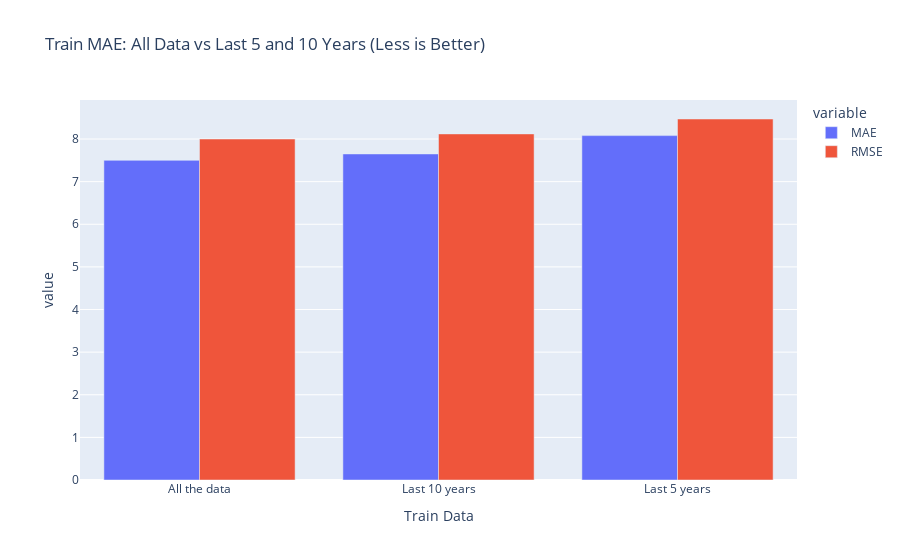

This figure's notebook cell:
### Code cell
px.bar(results, x='Train Data', y=['MAE', 'RMSE'], barmode='group', 
        title='Train MAE: All Data vs Last 5 and 10 Years (Less is Better)')

### Figure 1 — Plotly figure (JSON) as saved in the notebook; plotly's stock layout.template omitted (floating-point values rounded to 4 significant figures)
{"data": [{"alignmentgroup": "True", "hovertemplate": "variable=MAE<br>Train Data=%{x}<br>value=%{y}<extra></extra>", "legendgroup": "MAE", "marker": {"color": "#636efa", "pattern": {"shape": ""}}, "name": "MAE", "offsetgroup": "MAE", "orientation": "v", "showlegend": true, "textposition": "auto", "type": "bar", "x": ["All the data", "Last 10 years", "Last 5 years"], "xaxis": "x", "y": [7.5, 7.65, 8.08], "yaxis": "y"}, {"alignmentgroup": "True", "hovertemplate": "variable=RMSE<br>Train Data=%{x}<br>value=%{y}<extra></extra>", "legendgroup": "RMSE", "marker": {"color": "#EF553B", "pattern": {"shape": ""}}, "name": "RMSE", "offsetgroup": "RMSE", "orientation": "v", "showlegend": true, "textposition": "auto", "type": "bar", "x": ["All the data", "Last 10 years", "Last 5 years"], "xaxis": "x", "y": [8, 8.12, 8.47], "yaxis": "y"}], "layout": {"barmode": "group", "legend": {"title": {"text": "variable"}, "tracegroupgap": 0}, "title": {"text": "Train MAE: All Data vs Last 5 and 10 Years (Less is Better)"}, "xaxis": {"anchor": "y", "domain": [0, 1], "title": {"text": "Train Data"}}, "yaxis": {"anchor": "x", "domain": [0, 1], "title": {"text": "value"}}}}
